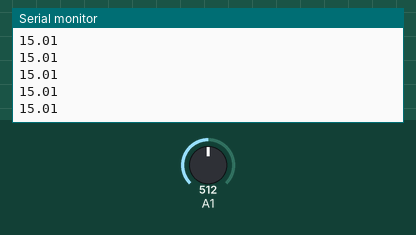
Bench run of a sketch on a simulated Arduino Uno, built with avr-gcc and run on an emulated ATmega328P. Parts: the last lines printed to the serial monitor. The test bench sets the inputs (shaded band); at power-on: A1 = 512.

Above: at 1.2 s.
1.3 s: A1 set to 716
At 2.0 s:
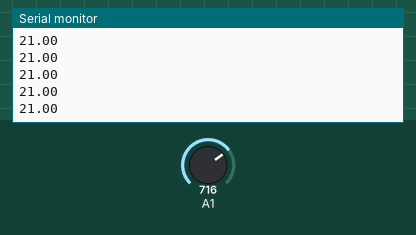
2.8 s: A1 set to 900
At 3.8 s:
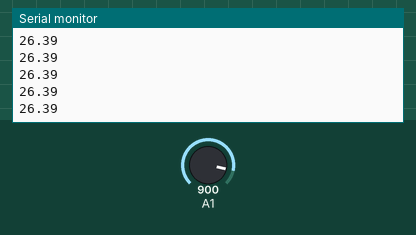
Timing chart, 0 to 5.8 s (numbered marks = the images above; inputs shaded):
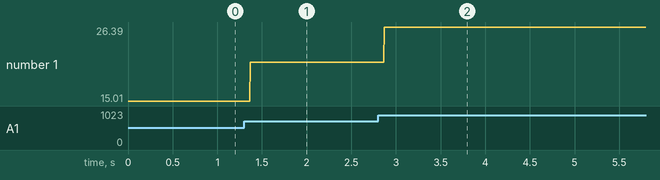

Measured:
- after the input at 1.3 s, the serial monitor: prints a new line after 0.07 s (image 1)
- after the input at 2.8 s, the serial monitor: prints a new line after 0.07 s (image 2)
- plotted number 1: 15.01 → 21 after the input at 1.3 s, 21 → 26.39 after the input at 2.8 s

The sketch:

AutoZ_Electrical_Task_2.ino
```cpp
void setup()
{
  Serial.begin(9600);
}

void loop()
{
  // Scale down to 30 by multiplying with (30/1023)
  Serial.println(analogRead(A1)*0.029325513);
}
```
